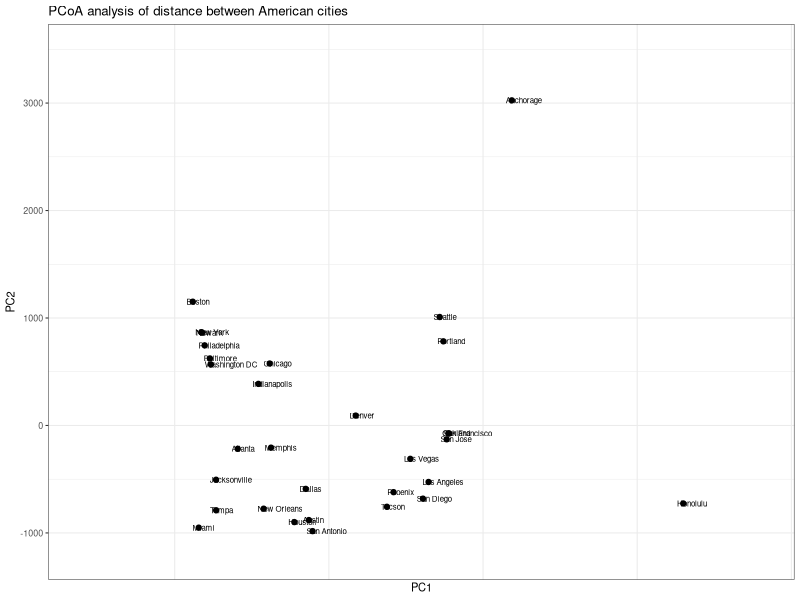
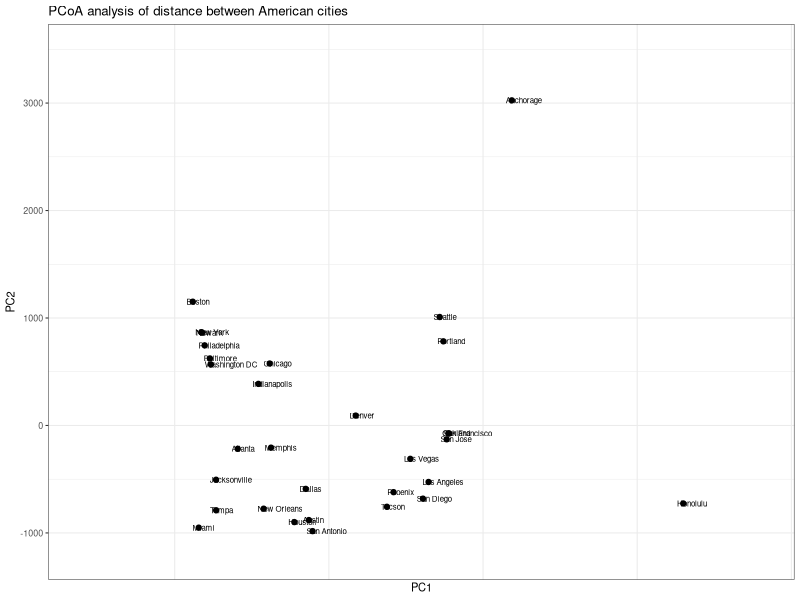

The R script that drew these images, in order:
setwd("~/Desktop/BMS270_2018/")
library(tidyverse) # a set of general data wrangling and graphing tools
library(ape) # a package full of useful features for ecological studies inculding the PCoA function
dist<-read.table("American_Cities.txt", skip=1, row.names=1, sep='\t', header=T)
pc<-ape::pcoa(dist)

ggplot(as.data.frame(pc$vectors) %>% rownames_to_column("City"), aes(x=Axis.1, y=Axis.2, label=City)) +
  geom_point() +
  geom_text(size=2, hjust=0, nudge_x = 100) +
  scale_x_reverse() +
  theme_bw(base_size = 8) +
  xlab("PC1") + ylab("PC2") +
  ggtitle("PCoA analysis of distance between American cities") +
  coord_cartesian(xlim=c(-4000, 7000), ylim=c(-1200,3500))

ggsave("PCoA_cities.pdf", height=5, width=6, useDingbats=F)
